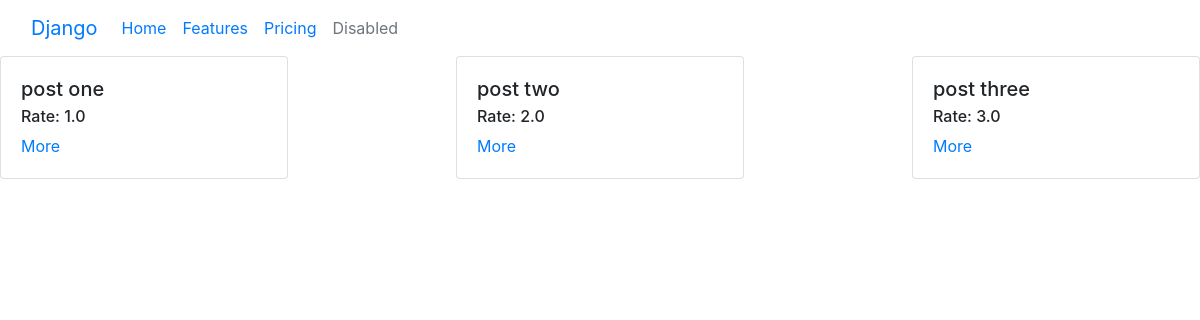
/posts/, run on the app's committed database.
### posts/models.py (models this page shows, shortened)
class Post(models.Model):
    image = models.ImageField(blank=True, null=True)
    title = models.CharField(max_length=255)
    description = models.TextField()
    rate = models.FloatField()
    created_date = models.DateField(auto_now=True)
    modified_date = models.DateField(auto_now_add=True)

### posts/views.py (the view)
# urls.py: path('posts/', posts_view),
def posts_view(request):
    if request.method == 'GET':
        posts = Post.objects.all()
    context = {
        'posts': posts
    }
    return render(request, 'posts/posts.html', context=context)

### templates/posts/posts.html (shortened to what this page needs)
{% extends 'layouts/index.html' %}
{% block content %}
<div style="display: flex; justify-content: space-between; flex-wrap: ">
    {% for post in posts%}
    <div class="card" style="width: 18rem;">
        <div class="card-body">
            <h5 class="card-title">{{post.title}}</h5>
            <h6 class="card-subtitle mb-2 text-body-secondary">Rate: {{ post.rate }}</h6>
            <a href="/posts/{{ post.id }}/" class="card-link">More</a>
        </div>
    </div>
    {% endfor %}
</div>
{% endblock%}

### data on the page
Post: title "post one", rate "1.0"
Post: title "post two", rate "2.0"
Post: title "post three", rate "3.0"
